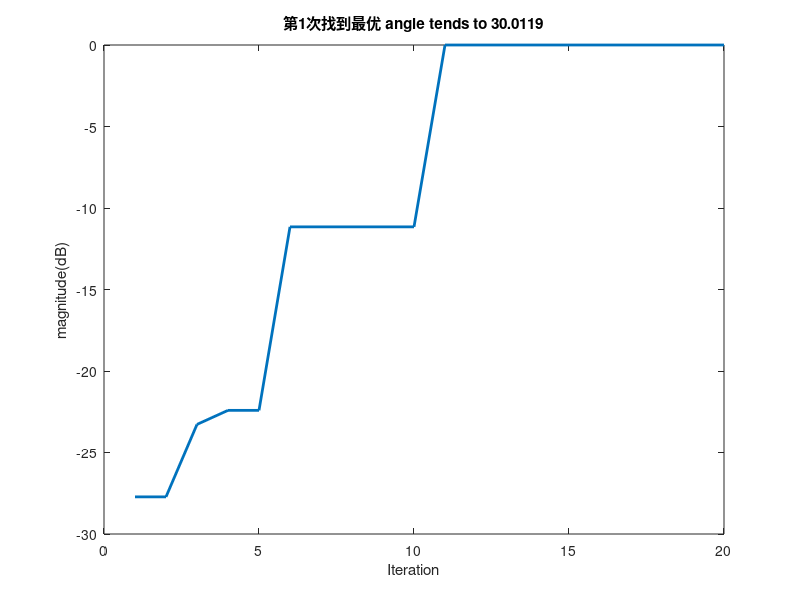
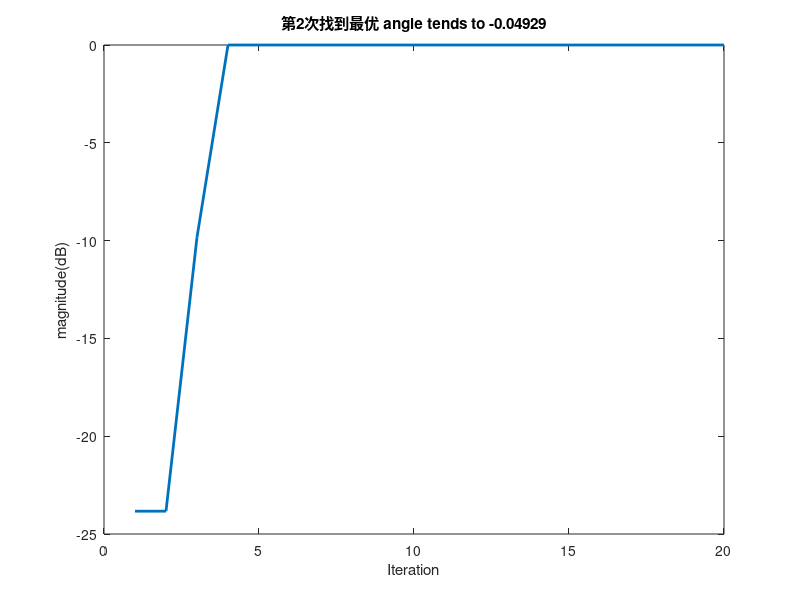
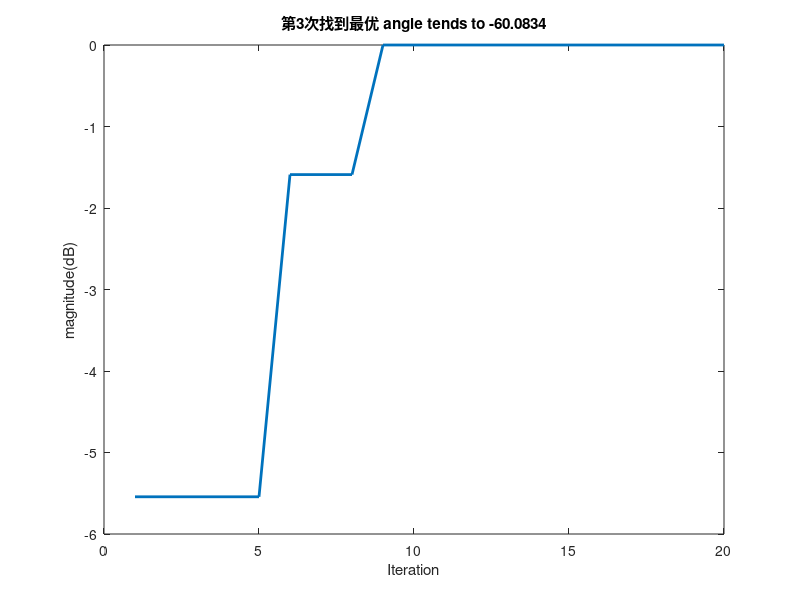
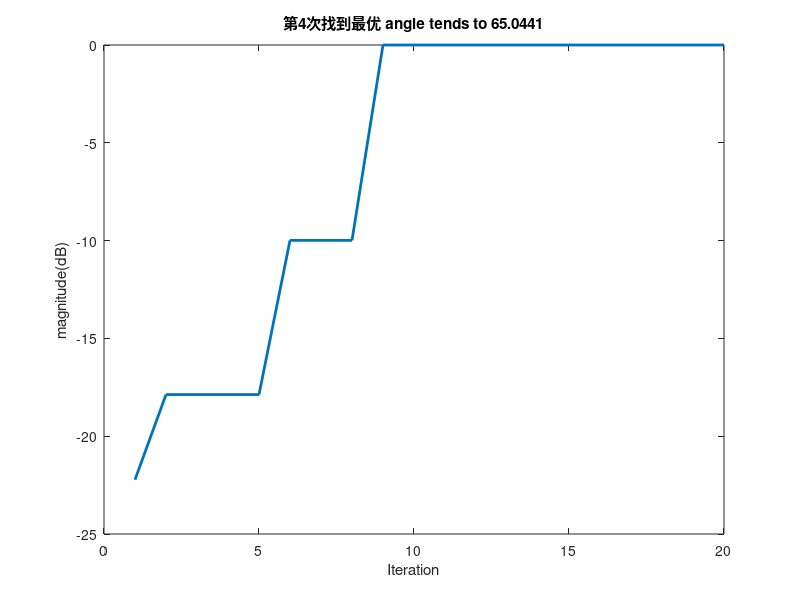

Write MATLAB code to recreate these figures, in order.
%% SA 模拟退火
tic
clear; clc
%% DOA参数
nVar=1;             % Number of Decision Variables
VarSize=[1 nVar];   % Size of Decision Variables Matrix
VarMin=-90;         % Lower Bound of Variables
VarMax= 90;         % Upper Bound of Variables
derad=pi/180;                             %角度->弧度
redeg=180/pi;                             %弧度->角度
twpi=2*pi;
kelm=16;                                   %阵元数
dd=0.5;                                   %阵元间距
d=0:dd:(kelm-1)*dd;
iwave=4;                                  %信源数
theta=[-60  0  30  65];                   %波达方向测试数据
pw=[1 0.8 0.7 0.6]';                      %信号功率,维度需要保持和theta一样
nv=ones(1,kelm);                          %归一化噪声方差
snr=20;                                   %信噪比
snr0=10^(snr/10);
n=200;                                    %采样数

%% 搜索过程
angel = [];                     % 搜索获得的角度
count=0;counta=1;               % count表示得到的局部最优解的个数，counta表示找到的最优个数
BestC = [];                     % 存储找到的所有最优功率和所有最优角度
BestP = [];
while counta <= iwave                   % 信源数即为局部最优解的个数
    count=count+1;
    disp(['--->第',num2str(count),'次尝试寻找最优角度']);

    %% 参数初始化
    narvs = 1; % 变量个数
    T0 = 100;   % 初始温度
    T = T0; % 迭代中温度会发生改变，第一次迭代时温度就是T0
    T_Limited=1e-15;  %迭代温度的下限
    maxgen = 1000;  % 最大迭代次数
    Lk = 100;  % 每个温度下的迭代次数
    alfa = 0.95;  % 温度衰减系数
    x_lb = -90; % x的下界
    x_ub = 90; % x的上界

    %% Function And Init
    A=exp(-1i*twpi*d.'*sin(theta*derad));     %方向向量
    K=length(d);                              %k其实等于阵元数
    cr=zeros(K,K);
    L=length(theta);                          %L为测试角度的总个数
    data=randn(L,n);
    data=sign(data);
    s=diag(pw)*data;                          %信源信号3*200                   
    received_signal=A*s;                      %接受信号
    cx=received_signal+diag(sqrt(nv/snr0/2))*(randn(K,n)+1i*randn(K,n));%增加噪声
    Rxx=cx*cx'/n;
    G=Rxx(:,1:iwave);
    H=Rxx(:,iwave+1:end);
    P=inv(G'*G)*G'*H;                         %传播算子矩阵
    Q=[P',-diag(ones(1,kelm-iwave))];         %Q矩阵


    
    %%  随机生成一个初始解

    x0 = zeros(1,narvs);
    for i = 1: narvs
        x0(i) = x_lb(i) + (x_ub(i)-x_lb(i))*rand(1);       %随机初始值是一个在上下界之间的数
    end

    %% Evaluation
    phim=derad*x0;
    a=exp(-1i*twpi*d*sin(phim)).';
    SP=1/(a'*(Q'*Q)*a);
    %SP=abs(SP);
    y0=SP;     %得到当前角度位置的功率值

    %% 定义一些保存中间过程的量，方便输出结果和画图
    max_y = y0;     % 初始化找到的最佳的解对应的函数值为y0
    best_x = x0;
    MAXY = []; % 记录每一次外层循环结束后找到的max_y (方便画图）
    MAXX = []; % 记录每一次外层循环结束后找到的best_x (方便画图）


    %% 模拟退火过程
    for iter = 1 : maxgen  % 外循环, 我这里采用的是指定最大迭代次数
        for i = 1 : Lk  % 内循环，在每个温度下开始迭代
            y = randn(1,narvs);  % 生成1行narvs列的N(0,1)随机数
            z = y / sqrt(sum(y.^2)); % 根据新解的产生规则计算z
            x_new = x0 + z*T; % 根据新解的产生规则计算x_new的值
            % 如果这个新解的位置超出了定义域，就对其进行调整
            for j = 1: narvs
                if x_new(j) < x_lb(j)
                    r = rand(1);
                    x_new(j) = r*x_lb(j)+(1-r)*x0(j);
                elseif x_new(j) > x_ub(j)
                    r = rand(1);
                    x_new(j) = r*x_ub(j)+(1-r)*x0(j);
                end
            end
            x1 = x_new;    % 将调整后的x_new赋值给新解x1

            phim=derad*x1;
            a=exp(-1i*twpi*d*sin(phim)).';
            SP=1/(a'*(Q'*Q)*a);
            %SP=abs(SP);
            y1 =SP;  % 计算新解的函数值

            if y1 > y0    % 如果新解函数值大于当前解的函数值
                x0 = x1; % 更新当前解为新解
                y0 = y1;
            else
                p = exp(-(y0 - y1)/T); % 根据Metropolis准则计算一个概率
                if rand(1) < p   % 生成一个随机数和这个概率比较，如果该随机数小于这个概率
                    x0 = x1; % 更新当前解为新解
                    y0 = y1;
                end
            end

            % 判断是否要更新找到的最佳的解
            if y0 > max_y  % 如果当前解更好，则对其进行更新
                max_y = y0;  % 更新最大的y
                best_x = x0;  % 更新找到的最好的x
            end
        end


        MAXY(iter,:) = max_y;  % 保存本轮外循环结束后找到的最大的y
        MAXX(iter,:) = best_x; % 保存本轮外循环结束后找到的最大y对应的x位置
        T = alfa*T;          % 温度下降

        it=iter;             % it即为外循环的当前的迭代次数
        if mod(it,10) == 0    % 每隔10次数打印一次
            disp(['  Iteration ' num2str(it) ': Best Cost = ' num2str(MAXY(it)) ...
                ' Angle = ' num2str(MAXX(it))]);

            % 判断是否连续10个都相差在0.05度范围内,是则跳出，
            % 判断是否陷入局部，超过10次角度接近相似，跳出循环，重新初始化寻找
            if all(abs(MAXX(it-9:it-1)-MAXX(it))<=0.05)
                break;
            end
        end

    end


    %% 判断寻找到的角度是否重复，如果重复则不存储
    if count == 1
        angel(counta) = MAXX(iter);
    else
        if all(abs(angel-MAXX(iter))>2)   %判断是否找到相似角度，超过2度，不相似可以存储
            angel(counta) = MAXX(iter);
        else
            continue;
        end
    end
    disp([' * 找到', num2str(counta),' 个最优角度']);

    %% 计算功率
    %MAXY
    %abs(MAXY)
    CostRate=abs(MAXY);

    CostRate_Max=max(CostRate);
    CostRate=10*log10(CostRate/CostRate_Max);

    % 绘画出适应度函数值
    figure;
    plot(CostRate,'LineWidth',2);
    title(['第',num2str(counta),'次找到最优',' angle tends to ',num2str(angel(counta))]);
    xlabel('Iteration');
    ylabel('magnitude(dB)');

    % 存储找到的最优功率和最优角度
    BestC=[BestC;CostRate];
    BestP=[BestP;MAXX];

    counta = counta+1;


end

figure; % 真实与实验获得对比
plot(sort(angel),'r*');
hold on
plot(sort(theta),'b.');
title(' 真实与实验获得对比 ');
xlabel('Numbers');
ylabel('angels');
set(gca,'XTick',1:iwave)
grid on;

figure; % 所有寻找到的功率变化
plot(BestC,'LineWidth',2);
title('所有寻找到的功率变化');
xlabel('Iteration');
ylabel('magnitude/(dB)');

figure; % 所有寻找到的角度变化
plot(BestP,'LineWidth',2);
title('所有寻找到的角度变化');
xlabel('Iteration');
ylabel('angle/(度)');

angel